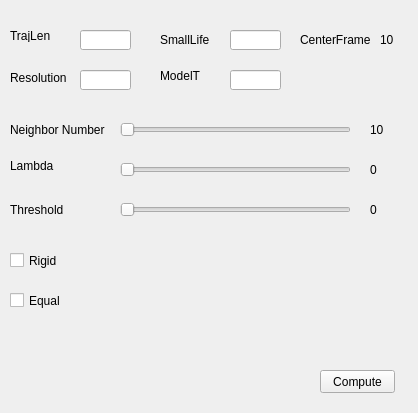
<?xml version="1.0" encoding="UTF-8"?>
<ui version="4.0">
 <class>JLinkageDlg</class>
 <widget class="QWidget" name="JLinkageDlg">
  <property name="geometry">
   <rect>
    <x>0</x>
    <y>0</y>
    <width>418</width>
    <height>413</height>
   </rect>
  </property>
  <property name="windowTitle">
   <string>Form</string>
  </property>
  <widget class="QLineEdit" name="TrajLen">
   <property name="geometry">
    <rect>
     <x>80</x>
     <y>30</y>
     <width>51</width>
     <height>20</height>
    </rect>
   </property>
  </widget>
  <widget class="QLineEdit" name="Resolution">
   <property name="geometry">
    <rect>
     <x>80</x>
     <y>70</y>
     <width>51</width>
     <height>20</height>
    </rect>
   </property>
  </widget>
  <widget class="QLabel" name="label">
   <property name="geometry">
    <rect>
     <x>10</x>
     <y>30</y>
     <width>54</width>
     <height>12</height>
    </rect>
   </property>
   <property name="text">
    <string>TrajLen</string>
   </property>
  </widget>
  <widget class="QLabel" name="label_2">
   <property name="geometry">
    <rect>
     <x>10</x>
     <y>70</y>
     <width>61</width>
     <height>16</height>
    </rect>
   </property>
   <property name="text">
    <string>Resolution</string>
   </property>
  </widget>
  <widget class="QLabel" name="label_3">
   <property name="geometry">
    <rect>
     <x>10</x>
     <y>160</y>
     <width>54</width>
     <height>12</height>
    </rect>
   </property>
   <property name="text">
    <string>Lambda</string>
   </property>
  </widget>
  <widget class="QLabel" name="label_4">
   <property name="geometry">
    <rect>
     <x>10</x>
     <y>200</y>
     <width>54</width>
     <height>20</height>
    </rect>
   </property>
   <property name="text">
    <string>Threshold</string>
   </property>
  </widget>
  <widget class="QPushButton" name="pushButton">
   <property name="geometry">
    <rect>
     <x>320</x>
     <y>370</y>
     <width>75</width>
     <height>23</height>
    </rect>
   </property>
   <property name="text">
    <string>Compute</string>
   </property>
  </widget>
  <widget class="QLabel" name="label_5">
   <property name="geometry">
    <rect>
     <x>160</x>
     <y>70</y>
     <width>54</width>
     <height>12</height>
    </rect>
   </property>
   <property name="text">
    <string>ModelT</string>
   </property>
  </widget>
  <widget class="QLineEdit" name="modelT">
   <property name="geometry">
    <rect>
     <x>230</x>
     <y>70</y>
     <width>51</width>
     <height>20</height>
    </rect>
   </property>
  </widget>
  <widget class="QLabel" name="label_6">
   <property name="geometry">
    <rect>
     <x>160</x>
     <y>30</y>
     <width>54</width>
     <height>20</height>
    </rect>
   </property>
   <property name="text">
    <string>SmallLife</string>
   </property>
  </widget>
  <widget class="QLineEdit" name="smallLife">
   <property name="geometry">
    <rect>
     <x>230</x>
     <y>30</y>
     <width>51</width>
     <height>20</height>
    </rect>
   </property>
  </widget>
  <widget class="QCheckBox" name="rigid">
   <property name="geometry">
    <rect>
     <x>10</x>
     <y>250</y>
     <width>81</width>
     <height>21</height>
    </rect>
   </property>
   <property name="text">
    <string>Rigid</string>
   </property>
  </widget>
  <widget class="QCheckBox" name="equal">
   <property name="geometry">
    <rect>
     <x>10</x>
     <y>290</y>
     <width>81</width>
     <height>21</height>
    </rect>
   </property>
   <property name="text">
    <string>Equal</string>
   </property>
  </widget>
  <widget class="QSlider" name="neigbhorNum">
   <property name="geometry">
    <rect>
     <x>120</x>
     <y>120</y>
     <width>231</width>
     <height>19</height>
    </rect>
   </property>
   <property name="minimum">
    <number>10</number>
   </property>
   <property name="maximum">
    <number>100</number>
   </property>
   <property name="pageStep">
    <number>5</number>
   </property>
   <property name="orientation">
    <enum>Qt::Horizontal</enum>
   </property>
  </widget>
  <widget class="QLabel" name="outputNeigNum">
   <property name="geometry">
    <rect>
     <x>370</x>
     <y>120</y>
     <width>41</width>
     <height>20</height>
    </rect>
   </property>
   <property name="text">
    <string>10</string>
   </property>
  </widget>
  <widget class="QLabel" name="label_11">
   <property name="geometry">
    <rect>
     <x>10</x>
     <y>120</y>
     <width>101</width>
     <height>20</height>
    </rect>
   </property>
   <property name="text">
    <string>Neighbor Number</string>
   </property>
  </widget>
  <widget class="QSlider" name="Lambda">
   <property name="geometry">
    <rect>
     <x>120</x>
     <y>160</y>
     <width>231</width>
     <height>19</height>
    </rect>
   </property>
   <property name="minimum">
    <number>0</number>
   </property>
   <property name="maximum">
    <number>100</number>
   </property>
   <property name="pageStep">
    <number>1</number>
   </property>
   <property name="value">
    <number>0</number>
   </property>
   <property name="sliderPosition">
    <number>0</number>
   </property>
   <property name="orientation">
    <enum>Qt::Horizontal</enum>
   </property>
  </widget>
  <widget class="QSlider" name="Threshold">
   <property name="geometry">
    <rect>
     <x>120</x>
     <y>200</y>
     <width>231</width>
     <height>19</height>
    </rect>
   </property>
   <property name="maximum">
    <number>100</number>
   </property>
   <property name="pageStep">
    <number>1</number>
   </property>
   <property name="orientation">
    <enum>Qt::Horizontal</enum>
   </property>
  </widget>
  <widget class="QLabel" name="LambdaValue">
   <property name="geometry">
    <rect>
     <x>370</x>
     <y>160</y>
     <width>41</width>
     <height>20</height>
    </rect>
   </property>
   <property name="text">
    <string>0</string>
   </property>
  </widget>
  <widget class="QLabel" name="ThresholdValue">
   <property name="geometry">
    <rect>
     <x>370</x>
     <y>200</y>
     <width>41</width>
     <height>20</height>
    </rect>
   </property>
   <property name="text">
    <string>0</string>
   </property>
  </widget>
  <widget class="QLabel" name="label_7">
   <property name="geometry">
    <rect>
     <x>300</x>
     <y>30</y>
     <width>71</width>
     <height>20</height>
    </rect>
   </property>
   <property name="text">
    <string>CenterFrame</string>
   </property>
  </widget>
  <widget class="QLabel" name="CenterFrame">
   <property name="geometry">
    <rect>
     <x>380</x>
     <y>30</y>
     <width>31</width>
     <height>20</height>
    </rect>
   </property>
   <property name="text">
    <string>10</string>
   </property>
  </widget>
 </widget>
 <resources>
  <include location="../../../Practice/code/FUNMAPcagelapy/GeometryProcessing/src/ApplicationGUI/geometryprocessing.qrc"/>
 </resources>
 <connections/>
</ui>
